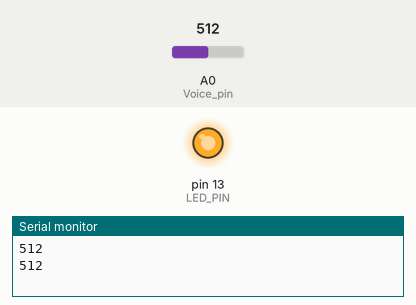
This sketch was run on a simulated Arduino Uno, built with avr-gcc and run on an emulated ATmega328P. Shown: output pins drawn as LEDs (lit = HIGH), the last lines printed to the serial monitor. The inputs (shaded band) are chosen by the test bench; at power-on: A0 (Voice_pin) = 512.

Above: at 3.8 s.
3.9 s: A0 (Voice_pin) set to 55
7.8 s: A0 (Voice_pin) set to 43
At 9.6 s:
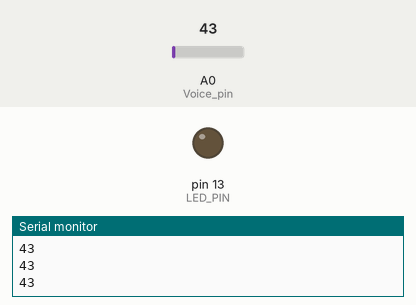
11.7 s: A0 (Voice_pin) set to 122
At 13.0 s:
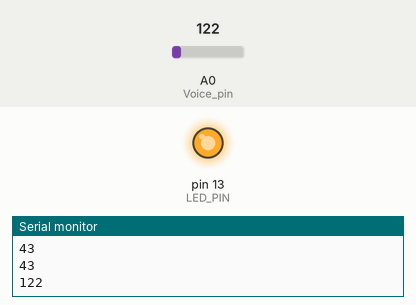
15.6 s: A0 (Voice_pin) set to 38
At 18.8 s:
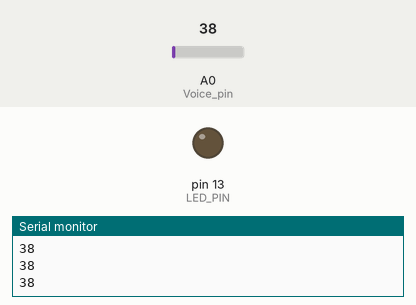
Timing chart, 0 to 20.3 s (numbered marks = the images above; inputs shaded):
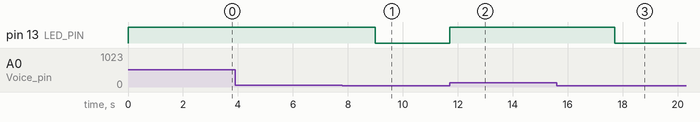

The sketch:

VoiceOperatedSwitch.ino
```cpp
// (licence header left out)
int Voice_pin = A0 ;     // define analog 0 pin for voice-sensor pin
int LED_PIN=13;
int val = 0;
void setup()
{
    pinMode(LED_PIN,OUTPUT);
    pinMode(Voice_pin,INPUT);
    digitalWrite(LED_PIN,LOW);
    Serial.begin(9600);
}
void loop()
{
   // val = digitalRead(Voice_pin);    // get voice-sensor analog value
     val = analogRead(Voice_pin);
    Serial.println(val);
    if( val >48)
    {
          digitalWrite(LED_PIN,HIGH);
          delay(3000);
    }
    else
    {
      digitalWrite(LED_PIN,LOW);
    }
}
```

Measured:
- the behaviour switches between 49 and 48 on A0 (Voice_pin) (found by bisection; images 0 and 1)
- after the input at 7.8 s, pin 13 (LED_PIN): HIGH → LOW after 1.2 s
- after the input at 11.7 s, pin 13 (LED_PIN): LOW → HIGH at once
- after the input at 15.6 s, pin 13 (LED_PIN): HIGH → LOW after 2.1 s
